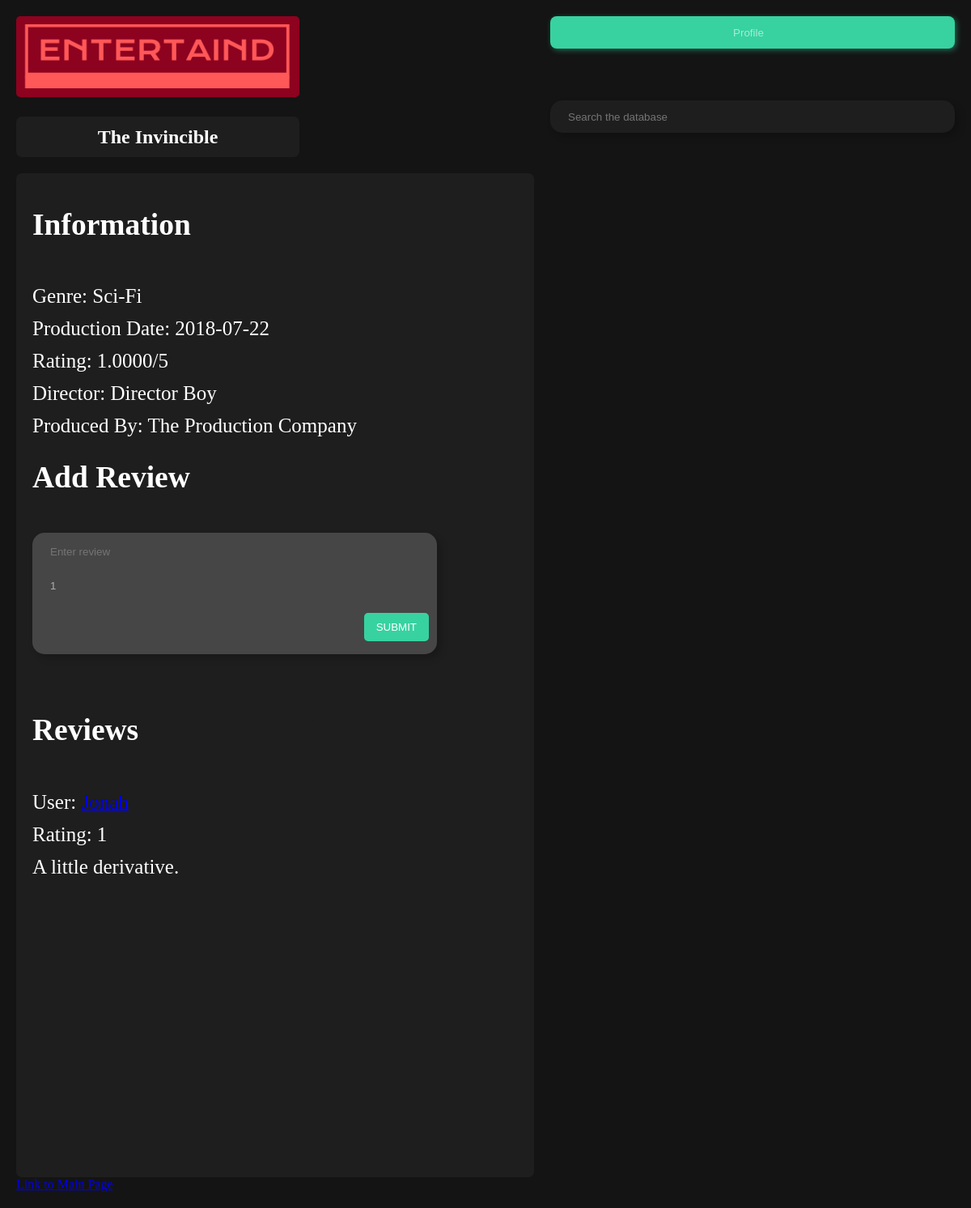
The app's page /DBMS_Project/user_login/entertainment_page.php?eid=1 with its own data.
### tables this page shows
CREATE TABLE `entertainment` (
  `eid` int(5) NOT NULL,
  `name` varchar(50) NOT NULL,
  `type` varchar(20) NOT NULL DEFAULT '''no type''',
  `rating` decimal(5,0) NOT NULL DEFAULT 0,
  `date` date NOT NULL DEFAULT current_timestamp(),
  `prod_pid` int(5) DEFAULT NULL,
  `dir_ssn` varchar(15) DEFAULT NULL
);

CREATE TABLE `reviews` (
  `username` varchar(30) NOT NULL,
  `eid` int(5) NOT NULL,
  `rating` int(5) NOT NULL,
  `comments` varchar(100) DEFAULT NULL
);

### DBMS_Project/user_login/entertainment_page.php (the view, shortened to what this page needs)
<?php
$eid = $_GET['eid'];
$connection = mysqli_connect("localhost", "root", "","entertainment_db");
?>
<!DOCTYPE html>
<html>
<head>
</head>
<body>
    <img src="../logo.png" alt="Logo", style="height:100px; width:350px; border-radius:5px">
    <form class="profile_button" action="user_profile.php?username=<?php$username?>" method="post">
        <input class="button_text" type="submit" name="b1" value="Profile">
    </form>
    <div class = "search_bar">
        <form action="search_results.php" method="post">
		    <input type="text" name="search" placeholder="Search the database">
        </form>
    </div>
    <h2>
        <?php
        $ename_result = mysqli_query($connection, "SELECT * FROM entertainment AS E WHERE E.eid = $eid");
        $ename_row = mysqli_fetch_array($ename_result);
        echo $ename_row['name'];
        ?>
    </h2>
    <div class = "entertainment_info">
        <h2 style="text-align: left; line-height: 25px">Information</h2>
        <?php
        $result = mysqli_query($connection, "SELECT AVG(rating) FROM reviews AS R WHERE R.eid = '$eid'");
        $rating = mysqli_fetch_array($result)[0];
        $genre = $_SESSION['row']['type'];
        $date = $_SESSION['row']['date'];
        $dir_fname = $_SESSION['row']['fname'];
        $dir_lname = $_SESSION['row']['lname'];
        $prod_company = $_SESSION['row']['name'];
        echo "Genre: $genre";
        echo "<br>";
        echo "Production Date: $date";
        echo "<br>";
        echo "Rating: $rating/5";
        echo "<br>";
        echo "Director: $dir_fname $dir_lname";
        echo "<br>";
        echo "Produced By: $prod_company";
	    ?>
        <h2 style="text-align: left; line-height: 25px">Add Review</h2>
        <form class="add_review" method="post">
            <input name="review" type="text" placeholder="Enter review">
            <input name="rating" type="number" min="1" max="5" placeholder="Enter rating" value="1">
            <button type="submit">SUBMIT</button>
        </form>
        <br>
        <br>
        <?php echo "<br><br><br>" ?>
        <h2 style="text-align: left; line-height: 25px">Reviews</h2>
        <?php
        $result = mysqli_query($connection, "SELECT * FROM entertainment as E, reviews AS R WHERE E.eid = '$eid' AND R.eid = E.eid");
        if (mysqli_num_rows($result) == 0) {
            echo "<br>This piece of entertainment currently has no reviews. Write one?";
        } else {
            while ($row = mysqli_fetch_array($result)) {
                echo "User: " . "<a href=user_profile.php?visiting=$row[7]>$row[7]</a>" . "<br>";
                echo "Rating: " . $row['rating'] . "<br>";
                echo $row['comments'] . "<br><br>";
            }
        }
        ?>
    </div>
    <a href="./../index.php">Link to Main Page</a>
</body>
</html>

### DBMS_Project/user_login/entertainment_page.php (style rules this page uses)
html { scroll-behavior: smooth; }
body { background: rgb(20, 20, 20); margin: 20px; }
form { width: 500px; height: 40px; line-height: 40px; border-radius: 15px; background: rgb(30, 30, 30); box-shadow: 5px 5px 10px rgba(0, 0, 0, 0.2) }
input { border: none; color: rgba(255, 255, 255, 0.555); height: 35px; width: 90%; margin-left: 20px; background: none; }
.search_bar { display: inline-block; float: right; justify-content: center; align-items: center }
h2 { height: 50px; width: 350px; line-height: 50px; text-align: center; border-radius: 7px; color: rgb(255, 255, 255); background: rgb(30, 30, 30); }
.entertainment_info { height: 100vw; width: 50vw; text-align: left; padding: 20px 20px; font-size: 25px; line-height: 40px; border-radius: 7px; color: rgb(255, 255, 255); background: rgb(30, 30, 30); }
.profile_button { cursor: pointer; float: right; border: none; border-radius: 8px; background: rgba(55, 210, 160); box-shadow: 2px 2px 7px rgba(55, 210, 161, 0.437); color: rgba(255, 255, 255, 0.75); transition: all 1s; margin-left: 10px; }
.add_review { display: inline-block; float: left; justify-content: center; align-items: center; height: 150px; background: rgb(70, 70, 70); box-shadow: 5px 5px 10px rgba(0, 0, 0, 0.2) }
button { float: right; background: rgba(55, 210, 160); padding: 10px 15px; color: #fff; border-radius: 5px; margin-right: 10px; margin-top: 15px; border: none; }

### records on screen
entertainment: name "The Invincible"
reviews: rating "1", comments "A little derivative."

### other values on screen
$genre "Sci-Fi"
$date "2018-07-22"
$rating "1.0000"
$dir_fname "Director"
$dir_lname "Boy"
$prod_company "The Production Company"
